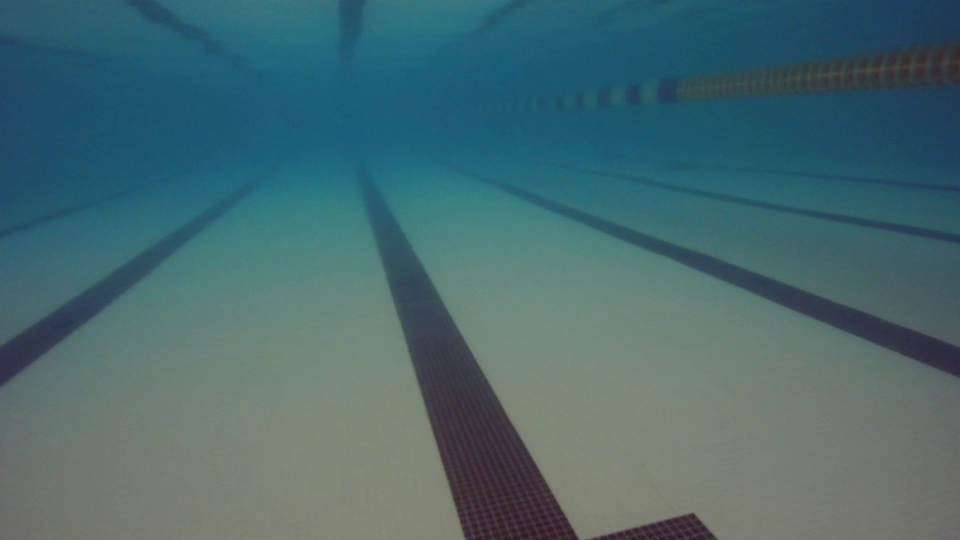
#> input picture rov_pool.jpg, 1920 x 1080 px (shown at 1/2 size)
$ jupyter execute test.ipynb
#> lines starting #> are read from the running program, lines starting #| are printed output that depends on the picture; after the words box and inside, x2 and y2 are one past the last pixel; in counts of white or black regions, pixels touching at a corner belong together; long printed decimals are rounded
[cell 1]
import cv2
import numpy as np
import matplotlib.pyplot as plt

[cell 2]
img = cv2.imread("rov_pool.jpg")
#> img is the input picture: shape (1080, 1920, 3); mean B, G, R 110.9, 105.5, 72.6
plt.imshow(cv2.cvtColor(img, cv2.COLOR_BGR2RGB))

[cell 3]
gray = cv2.cvtColor(img, cv2.COLOR_BGR2GRAY)
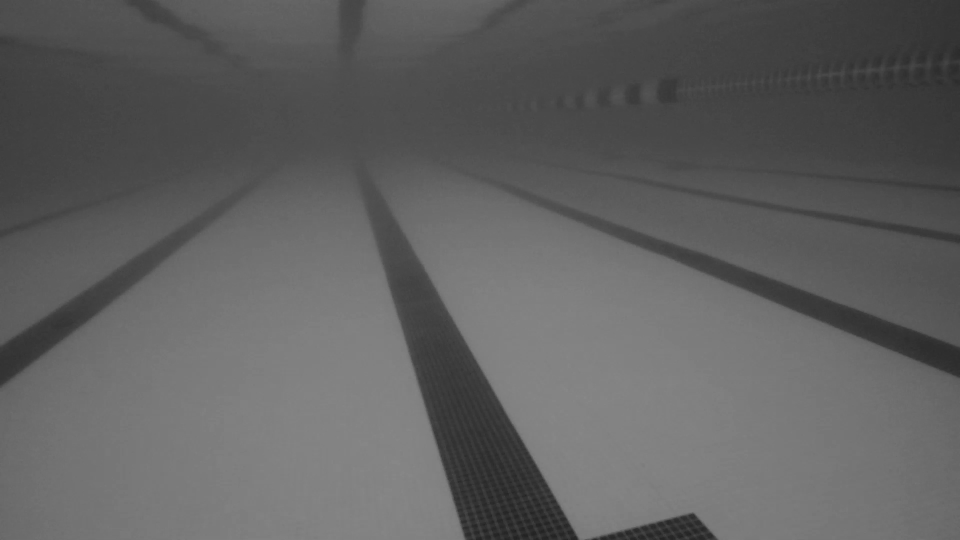
#> gray: shape (1080, 1920) (shown at 1/2 size); min 28, max 136, mean 96.3
plt.imshow(gray)

[cell 4]
edges = cv2.Canny(gray, 600, 1200, apertureSize=5)  # Detect edges
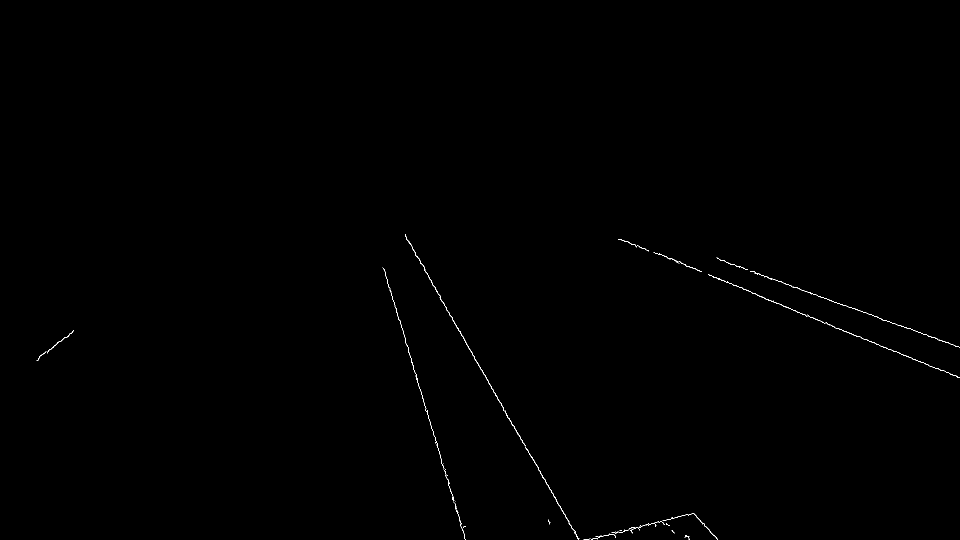
#> edges: shape (1080, 1920) (shown at 1/2 size); 0.18% white in thin lines or dots, all inside (x1, y1, x2, y2) = (73, 468, 1920, 1080)
lines = cv2.HoughLinesP(
                edges,
                1,
                np.pi/180,
                100,
                minLineLength=500,
                maxLineGap=30,
        ) # detect lines
#> lines = [[865, 570, 1158, 1077], [766, 536, 928, 1067]]

for line in lines:
    x1, y1, x2, y2 = line[0]
    cv2.line(gray, (x1, y1), (x2, y2), (0, 255, 0), 2)
    cv2.line(img, (x1, y1), (x2, y2), (0, 255, 0), 2)
    cv2.putText(img, f"({x1}, {y1})", (x1, y1), cv2.FONT_HERSHEY_SIMPLEX, 1, (255, 255, 255), 2, cv2.LINE_AA)
    cv2.putText(img, f"({x2}, {y2})", (x2, y2), cv2.FONT_HERSHEY_SIMPLEX, 1, (255, 255, 255), 2, cv2.LINE_AA)
#> this loop made 2 passes
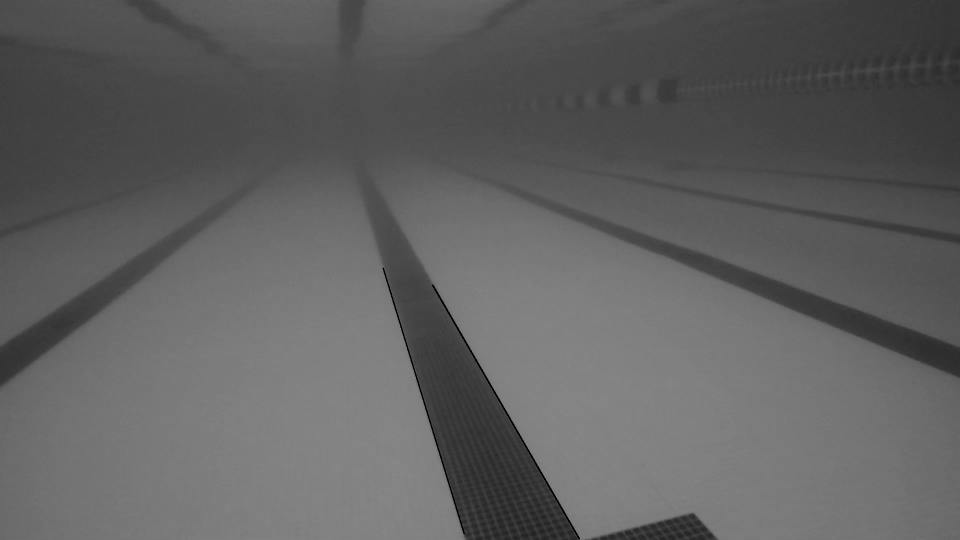
#> gray: shape (1080, 1920) (shown at 1/2 size); 0.17% of pixels changed, all inside (x1, y1, x2, y2) = (765, 535, 1160, 1079)
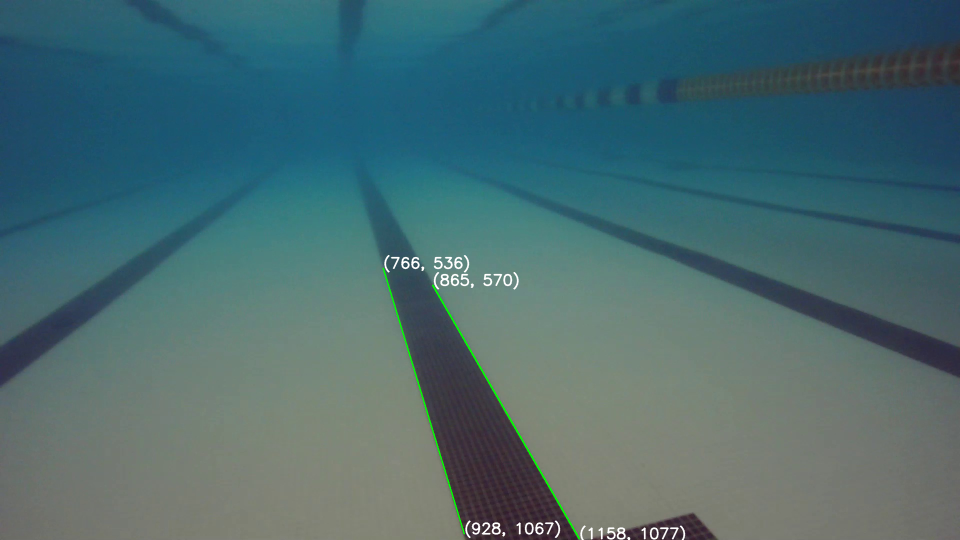
#> img: shape (1080, 1920, 3) (shown at 1/2 size); 0.58% of pixels changed, all inside (x1, y1, x2, y2) = (765, 510, 1371, 1080)

plt.imshow(edges)

[cell 5]
plt.imshow(gray)

[cell 6]
plt.imshow(cv2.cvtColor(img, cv2.COLOR_BGR2RGB))

[cell 7]
# Delta y / delta x
# x1, y1, x2, y2
slopes = (lines[:, :, 3] - lines[:, :, 1]) / (lines[:, :, 1] - lines[:, :, 0])
#> slopes = [-1.72, -2.31]
# y = mx + b
# b = y - mx
# x-intercept: y = 0
# x = (y - b) / m
b = lines[:, :, 1] - slopes * lines[:, :, 0]
#> b = [2056.6, 2304.5]
intercepts = (np.zeros_like(slopes) - b) / slopes
#> intercepts = [1196.7, 998.2]
zipped = zip(lines, slopes, intercepts)
sort = sorted(zipped, key=lambda pair: pair[2])
#> sort = [([[766, 536, 928, 1067]], [-2.31], [998.2]), ([[865, 570, 1158, 1077]], [-1.72], [1196.7])]
def chunk(l, n):
    return [l[i:i + n] for i in range(0, len(l), n)]

[cell 8]
import pprint
pprint.pprint(chunk(sort, 2))
#| [[(array([[ 766,  536,  928, 1067]], dtype=int32),
#|    array([-2.309]),
#|    array([998.166])),
#|   (array([[ 865,  570, 1158, 1077]], dtype=int32),
#|    array([-1.719]),
#|    array([1196.657]))]]

[cell 9]
zipped = zip(lines, slopes, intercepts)
print(list(zipped))
#| [(array([[ 865,  570, 1158, 1077]], dtype=int32), array([-1.719]), array([1196.657])), (array([[ 766,  536,  928, 1067]], dtype=int32), array([-2.309]), array([998.166]))]
